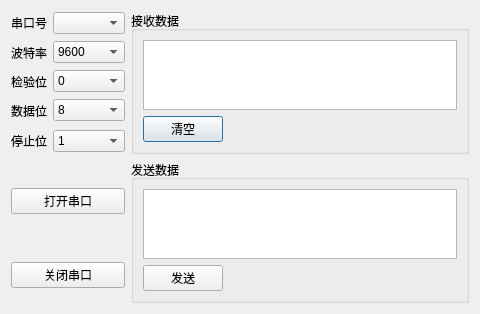
<?xml version="1.0" encoding="UTF-8"?>
<ui version="4.0">
 <class>SerialPort</class>
 <widget class="QDialog" name="SerialPort">
  <property name="geometry">
   <rect>
    <x>0</x>
    <y>0</y>
    <width>480</width>
    <height>288</height>
   </rect>
  </property>
  <property name="windowTitle">
   <string>串口设置</string>
  </property>
  <layout class="QGridLayout" name="gridLayout">
   <item row="0" column="2" rowspan="5">
    <widget class="QGroupBox" name="groupBox">
     <property name="title">
      <string>接收数据</string>
     </property>
     <layout class="QGridLayout" name="gridLayout_3">
      <item row="0" column="0" colspan="2">
       <widget class="QTextBrowser" name="textBrowserReceive"/>
      </item>
      <item row="1" column="0">
       <widget class="QPushButton" name="pushButtonClear">
        <property name="text">
         <string>清空</string>
        </property>
       </widget>
      </item>
      <item row="1" column="1">
       <spacer name="horizontalSpacer">
        <property name="orientation">
         <enum>Qt::Horizontal</enum>
        </property>
        <property name="sizeHint" stdset="0">
         <size>
          <width>244</width>
          <height>20</height>
         </size>
        </property>
       </spacer>
      </item>
     </layout>
    </widget>
   </item>
   <item row="5" column="2" rowspan="2">
    <widget class="QGroupBox" name="groupBox_2">
     <property name="title">
      <string>发送数据</string>
     </property>
     <layout class="QGridLayout" name="gridLayout_2">
      <item row="0" column="0" colspan="2">
       <widget class="QTextEdit" name="textEditSendData"/>
      </item>
      <item row="1" column="0">
       <widget class="QPushButton" name="pushButtonSend">
        <property name="text">
         <string>发送</string>
        </property>
       </widget>
      </item>
      <item row="1" column="1">
       <spacer name="horizontalSpacer_2">
        <property name="orientation">
         <enum>Qt::Horizontal</enum>
        </property>
        <property name="sizeHint" stdset="0">
         <size>
          <width>244</width>
          <height>20</height>
         </size>
        </property>
       </spacer>
      </item>
     </layout>
    </widget>
   </item>
   <item row="1" column="0">
    <widget class="QLabel" name="label_2">
     <property name="text">
      <string>波特率</string>
     </property>
    </widget>
   </item>
   <item row="1" column="1">
    <widget class="QComboBox" name="comboBoxBautRate">
     <item>
      <property name="text">
       <string>9600</string>
      </property>
     </item>
     <item>
      <property name="text">
       <string>14400</string>
      </property>
     </item>
     <item>
      <property name="text">
       <string>19200</string>
      </property>
     </item>
     <item>
      <property name="text">
       <string>38400</string>
      </property>
     </item>
     <item>
      <property name="text">
       <string>56000</string>
      </property>
     </item>
     <item>
      <property name="text">
       <string>57600</string>
      </property>
     </item>
     <item>
      <property name="text">
       <string>115200</string>
      </property>
     </item>
    </widget>
   </item>
   <item row="0" column="0">
    <widget class="QLabel" name="label">
     <property name="text">
      <string>串口号</string>
     </property>
    </widget>
   </item>
   <item row="0" column="1">
    <widget class="QComboBox" name="comboBoxPortName"/>
   </item>
   <item row="2" column="1">
    <widget class="QComboBox" name="comboBoxParity">
     <item>
      <property name="text">
       <string>0</string>
      </property>
     </item>
    </widget>
   </item>
   <item row="3" column="0">
    <widget class="QLabel" name="label_4">
     <property name="text">
      <string>数据位</string>
     </property>
    </widget>
   </item>
   <item row="3" column="1">
    <widget class="QComboBox" name="comboBoxDataBits">
     <item>
      <property name="text">
       <string>8</string>
      </property>
     </item>
    </widget>
   </item>
   <item row="4" column="0">
    <widget class="QLabel" name="label_5">
     <property name="text">
      <string>停止位</string>
     </property>
    </widget>
   </item>
   <item row="2" column="0">
    <widget class="QLabel" name="label_3">
     <property name="text">
      <string>检验位</string>
     </property>
    </widget>
   </item>
   <item row="5" column="0" colspan="2">
    <widget class="QPushButton" name="pushButtonOpenSerialPot">
     <property name="text">
      <string>打开串口</string>
     </property>
    </widget>
   </item>
   <item row="6" column="0" colspan="2">
    <widget class="QPushButton" name="pushButtonCloseSerialPort">
     <property name="text">
      <string>关闭串口</string>
     </property>
    </widget>
   </item>
   <item row="4" column="1">
    <widget class="QComboBox" name="comboBoxStopBits">
     <item>
      <property name="text">
       <string>1</string>
      </property>
     </item>
    </widget>
   </item>
  </layout>
 </widget>
 <resources/>
 <connections/>
</ui>
